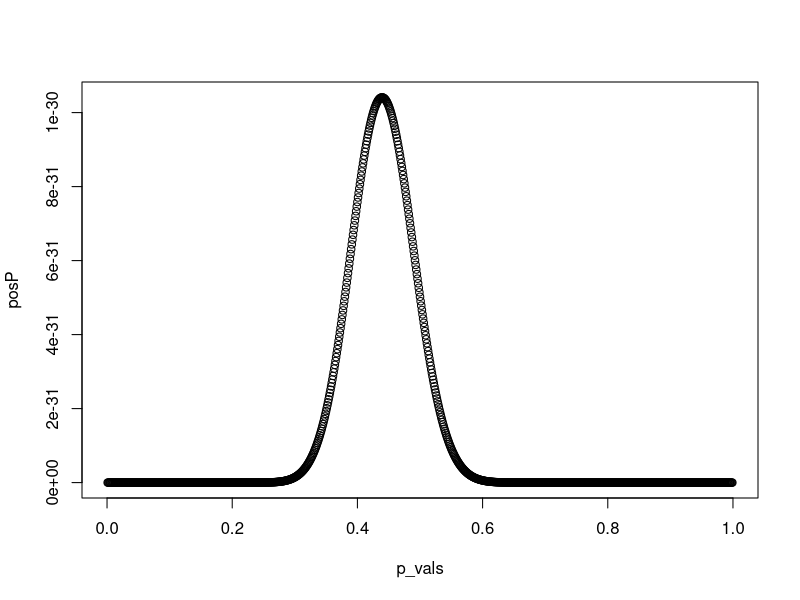
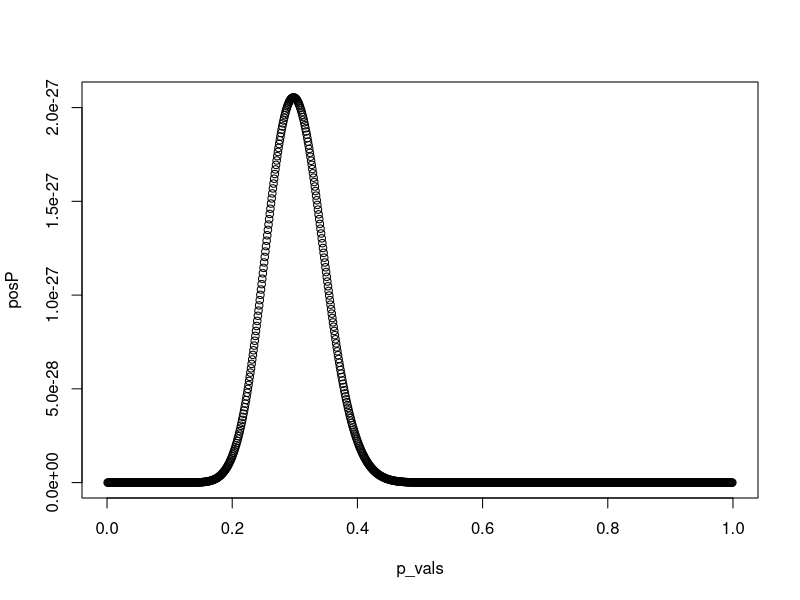

Recreate these plots in R, in order.
## ---- chunk 1
knitr::opts_chunk$set(echo = TRUE)
## ---- chunk 2
prior <- function(test_p){
return(dbeta(test_p,0.5,0.5))
}

LogLikCoin <- function(test_data, test_p){
k <- sum(test_data == 1)
n <- length(test_data)
return(log((test_p^k) * ((1-test_p)^(n-k))))
}

data <- sample(c(0,1),100,replace = TRUE)

PosteriorEstimate <- function(data){
  p_vals <- seq(0,1,by=0.001)
  posP <- rep(NA, length(p_vals))
for (i in 1:length(p_vals)) {
   lik <- exp(LogLikCoin(data,p_vals[i]))
   pri <- prior(p_vals[i])
   posP[i] <- (lik * pri)
  }
  
  plot(posP~p_vals)
  return(p_vals[which.max(posP)])
}

PosteriorEstimate(data)
## ---- chunk 3
aliencoinflips <- c(0, 0, 1, 0, 0, 0, 1, 0, 0, 1,
0, 0, 0, 1, 1, 0, 1, 0, 1, 0,
0, 1, 0, 0, 0, 1, 0, 0, 1, 0,
0, 0, 0, 1, 0, 1, 0, 0, 0, 0,
0, 0, 0, 1, 0, 1, 0, 1, 0, 0,
0, 1, 0, 0, 0, 1, 1, 0, 0, 0,
0, 0, 0, 1, 0, 0, 0, 0, 0, 0,
1, 0, 0, 0, 1, 0, 0, 0, 1, 1,
0, 1, 1, 0, 0, 0, 0, 0, 0, 0,
0, 0, 1, 1, 1, 1, 1, 0, 0, 0)

PosteriorEstimate(aliencoinflips)

